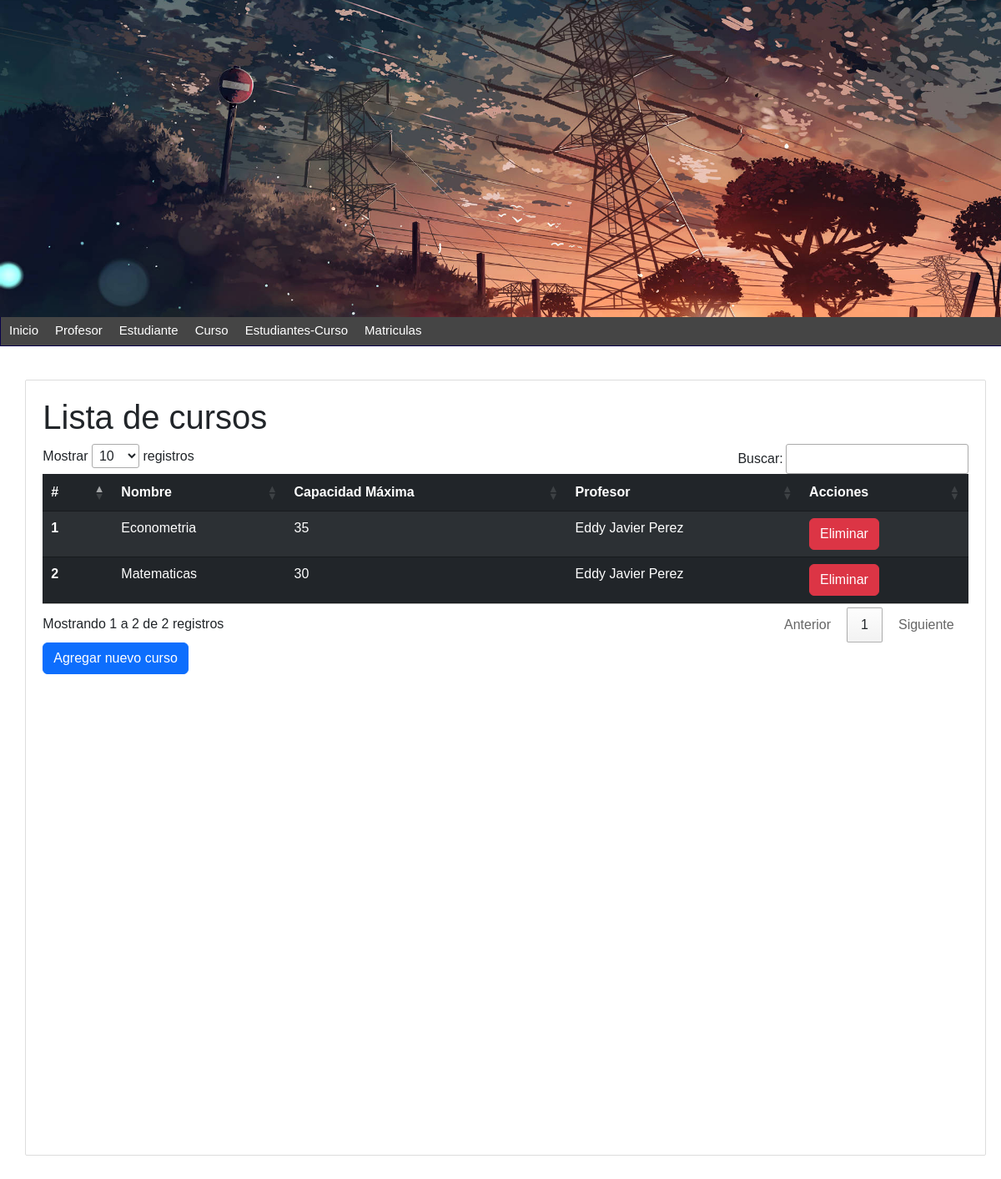
/Lista-cursos/, run on an earlier commit of the app's database.
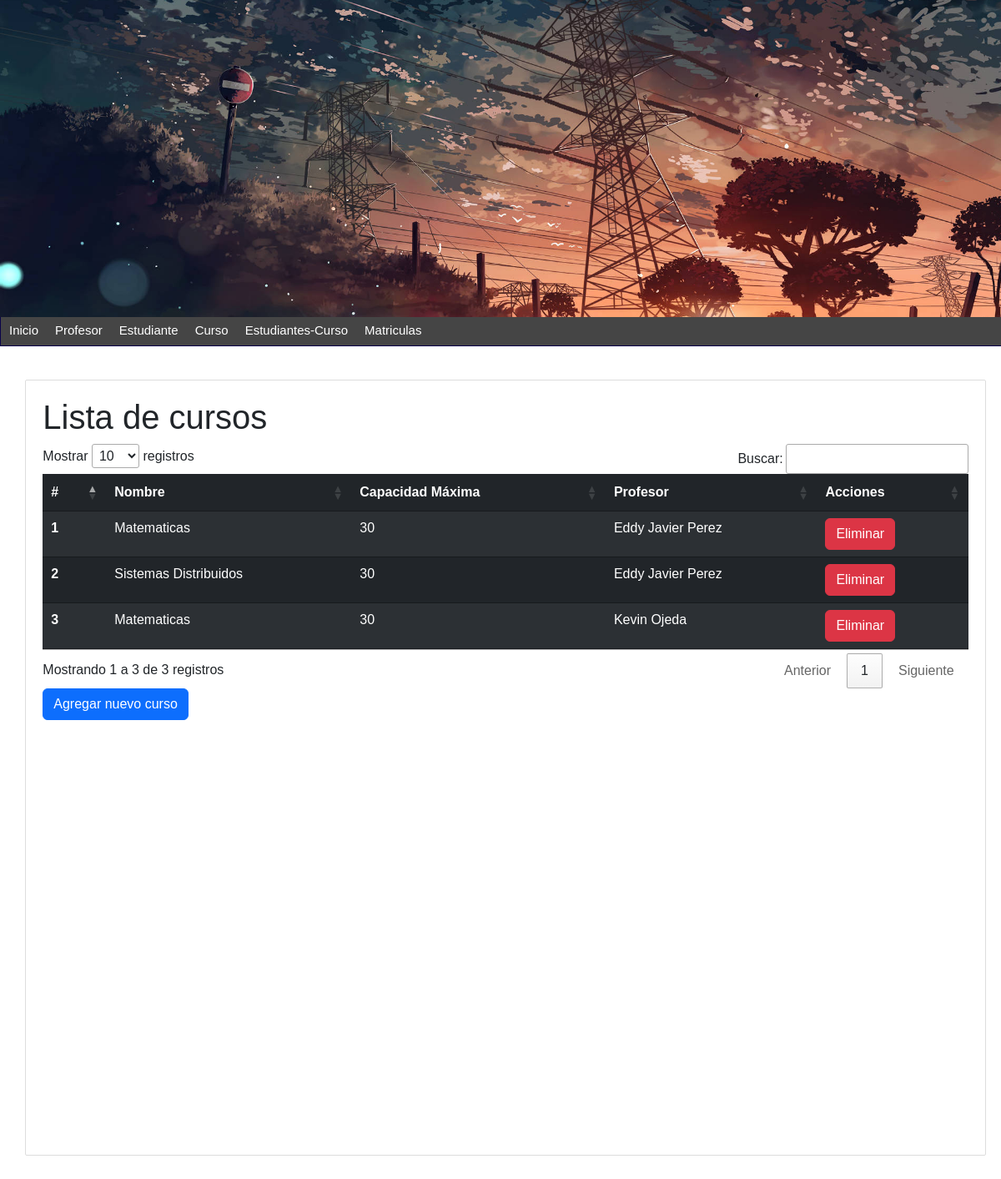
And on a later commit of the database.
### persona/models.py (models this page shows, shortened)
class Persona(models.Model):
    nombre = models.CharField(max_length=100)
    apellidos = models.CharField(max_length=100)
    dni = models.CharField(max_length=10, unique=True)  # dni unico
    telefono = models.CharField(max_length=10)
    email = models.EmailField()
    fecha_nacimiento = models.DateField()
    rol = models.CharField(max_length=20)
    created_at = models.DateTimeField(auto_now_add=True)
    class Meta:
        db_table = 'persona'

### curso/views.py (the view)
# urls.py: path('Lista-cursos/',get_curso,name='lista-cursos'),
def get_curso(request):
    cursos = curso.objects.all()
    return render(request, 'lista_cursos.html', {
        'title': 'Lista de cursos',
        'cursos': cursos,
    })

### curso/templates/lista_cursos.html (shortened to what this page needs)
{% extends "index.html" %}
{% block content %}
<h1>{{ title }}</h1>
<link rel="stylesheet" type="text/css" href="https://cdn.datatables.net/1.11.5/css/jquery.dataTables.css">
<table id="miTablaCursos" class="table table-dark table-striped">
    <thead>
        <tr>
            <th scope="col">#</th>
            <th scope="col">Nombre</th>
            <th scope="col">Capacidad Máxima</th>
            <th scope="col">Profesor</th>
            <th scope="col">Acciones</th>
        </tr>
    </thead>
    <tbody>
        {% for curso in cursos %}
        <tr>
            <th scope="row">{{ forloop.counter }}</th>
            <td>{{ curso.nombre }}</td>
            <td>{{ curso.capacidad_max }}</td>
            <td>{{ curso.profesor.nombre }} {{ curso.profesor.apellidos }}</td>
            <td>
                <a href="{% url 'eliminar_curso' curso.id %}" class="btn btn-danger" onclick="return confirm('¿Estás seguro que deseas eliminar este curso?');">Eliminar</a>
            </td>
        </tr>
        {% endfor %}
    </tbody>
</table>
<a href="{% url 'formulario_curso' %}" class="btn btn-primary">Agregar nuevo curso</a>
{% endblock %}

What changed in the data, as far as the page shows it:
added Persona: profesor.nombre "Kevin", profesor.apellidos "Ojeda"
Also different on the page:
text written by a page script: "Mostrar registros Buscar: Mostrando 1 a 2 de 2 registros Anterior 1 Siguiente" → "Mostrar registros Buscar: Mostrando 1 a 3 de 3 registros Anterior 1 Siguiente"
new list line: "2 Sistemas Distribuidos 30 Eliminar"
new list line: "Eddy Javier Perez"
new list line: "3 Matematicas 30 Eliminar"
list line gone: "1 Econometria 35 Eliminar"
list line gone: "Eddy Javier Perez"
